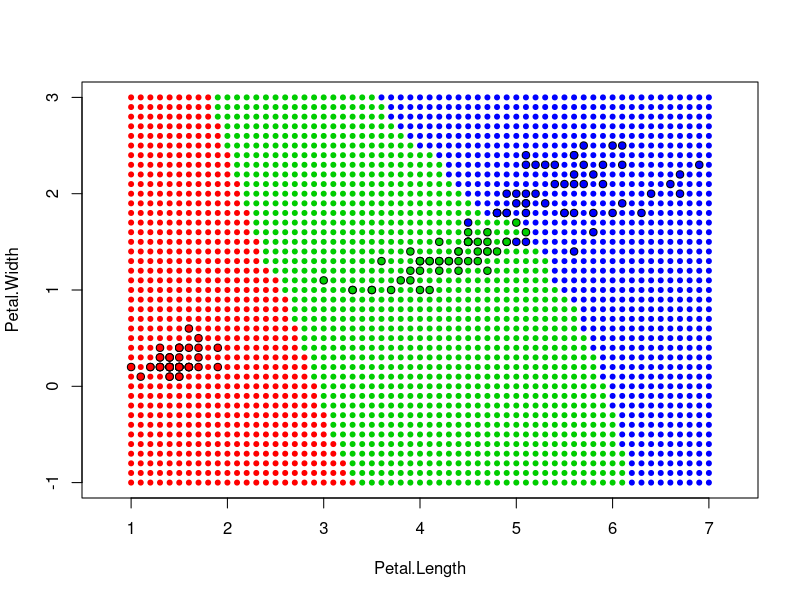

Source code (R):
irisNames = c("setosa", "versicolor", "virginica")

#count distances

#help fields and functions
petals = iris[, 3:4]

dist = function(p1, p2) sqrt(sum((p1 - p2) ^ 2))

#KNN method
closestGroup = function(u, k) {
    irisDist = apply(petals, 1, dist, u)
    names(irisDist) = iris[, 5]
    minKDist = sort(irisDist)[1:k]
    bestGroup = sort(table(names(minKDist)), decreasing = T)[1]
    return(names(bestGroup))
}

#draw plot
irisColors = c("red", "green3", "blue")
names(irisColors) = irisNames

plot(petals, bg = irisColors[iris$Species], pch = 21, asp = 1, xlim = c(1, 7), ylim = c(-1, 3)) #iris
#legend("bottomright", irisNames, pch = 21, pt.bg = irisColors)

#main method
k = 10
for (x in seq(1, 7, 0.1)) {
    for (y in seq(-1, 3, 0.1)) {
        u = c(round(x, 1), round(y, 1)) #use round to aviod cases 0.1 + 0.2 = 0.3000000004
        if (any(apply(petals, 1, function(v) all(v == u)))) next
        #if trainig set contains u (O(n) - too long)
        groupName = closestGroup(u, k)
        #draw new point
        points(u[1], u[2], col = irisColors[groupName], pch = 20) #u
    }
}